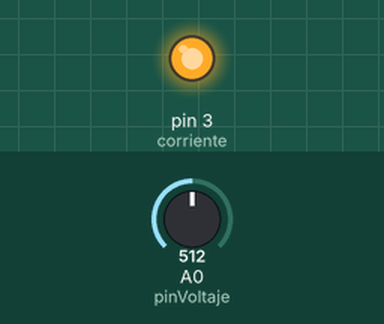
Bench run of a sketch on a simulated Arduino Uno, built with avr-gcc and run on an emulated ATmega328P. On the bench: output pins drawn as LEDs (lit = HIGH). The inputs (shaded band) are chosen by the test bench; at power-on: A0 (pinVoltaje) = 512. What the sketch prints to the serial monitor is not drawn.

Above: at 0.1 s.
Timing chart, 0 to 1.6 s (numbered marks = the images above):
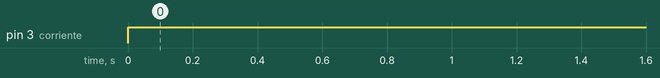

The sketch:

medidorVoltaje.ino
```cpp
int pinVoltaje = A0;
float lectorVol;
float voltaje;


int corriente = 3;
int power = 255;

void setup() {
  // put your setup code here, to run once:
  pinMode(corriente, OUTPUT);
  pinMode(pinVoltaje, INPUT);
  Serial.begin(9600);


}

void loop() {
  // put your main code here, to run repeatedly:
  analogWrite(corriente, power);
  lectorVol = analogRead(pinVoltaje);
  voltaje = (5.*lectorVol)/1023.;
  Serial.print("lector: ");
  Serial.println(lectorVol);
  Serial.print("Vol: ");
  Serial.println(voltaje);
  delay(100);
}
```

Measured:
- by itself, pin 3 (corriente): LOW → HIGH at 0.00 s
